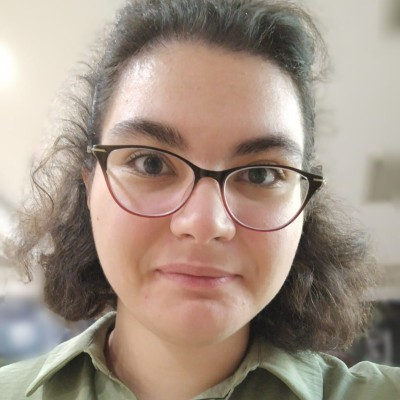
#> input picture 1702829106037.jpg, 400 x 400 px
$ python 'bitwise operations && masking.py'
#> lines starting #> are read from the running program, lines starting #| are printed output that depends on the picture; after the words box and inside, x2 and y2 are one past the last pixel; in counts of white or black regions, pixels touching at a corner belong together
import cv2 as cv
import numpy as np

# draw 2 images of square and a circle
blank = np.zeros((400,400),dtype='uint8')
rectangle = cv.rectangle(blank.copy(),(30,30),(370,370),255,-1)
circle = cv.circle(blank.copy(),(200,200),180,255,-1)
cv.imshow("Rectagle",rectangle)
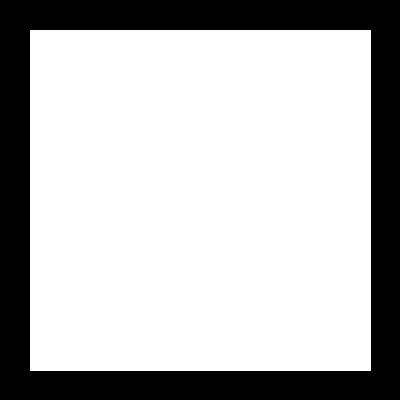
#> window 'Rectagle': shape (400, 400); 72.7% white; 1 black region, box (x1, y1, x2, y2) and area: (0, 0, 400, 400) 43719
cv.imshow("Circle", circle)
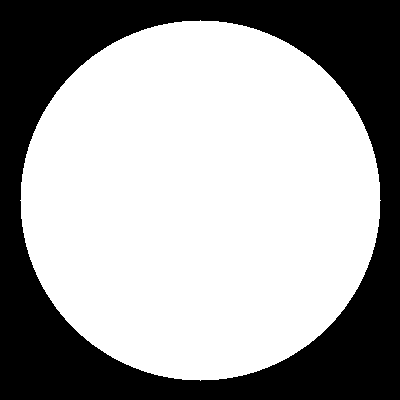
#> window 'Circle': shape (400, 400); 63.6% white; 1 black region, box (x1, y1, x2, y2) and area: (0, 0, 400, 400) 58235

# bitwise AND
img_and = cv.bitwise_and(rectangle,circle)
cv.imshow("AND", img_and)
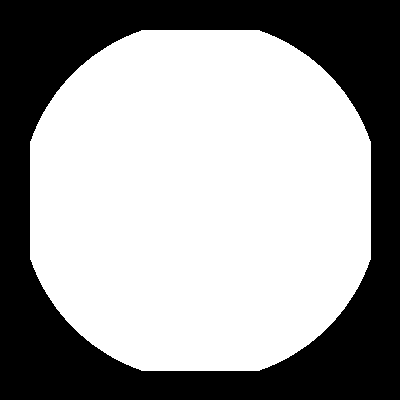
#> window 'AND': shape (400, 400); 61.8% white; 1 black region, box (x1, y1, x2, y2) and area: (0, 0, 400, 400) 61147

# bitwise OR
img_or = cv.bitwise_or( rectangle,circle)
cv.imshow("OR", img_or)
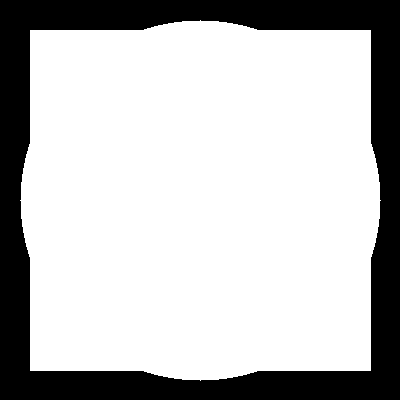
#> window 'OR': shape (400, 400); 74.5% white; 1 black region, box (x1, y1, x2, y2) and area: (0, 0, 400, 400) 40807

# bitwise XOR
img_xor = cv.bitwise_xor(rectangle,circle)
cv.imshow("XOR", img_xor)
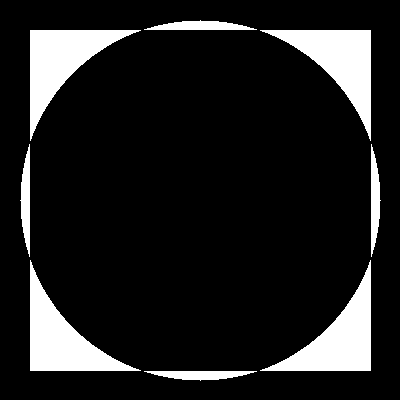
#> window 'XOR': shape (400, 400); 12.7% white; 8 white regions, largest, box (x1, y1, x2, y2) and area: (30, 30, 141, 141) 4357, (260, 30, 371, 141) 4357, (30, 260, 141, 371) 4357

# bitwise NOT
img_not = cv.bitwise_not(circle)
cv.imshow("NOT", img_not)

#MASK
img =cv.imread('1702829106037.jpg')
#> img is the input picture: shape (400, 400, 3); mean B, G, R 134.2, 147.6, 163.8
def masked(img):
    blank = np.zeros(img.shape[:2],dtype='uint8')
    circle = cv.circle(blank,(img.shape[1]//2+80,img.shape[0]//2-100), 100, 255,-1)
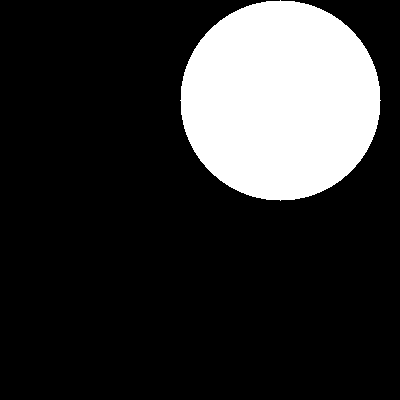
#> blank: shape (400, 400); 19.6% white; 1 white region, box (x1, y1, x2, y2) and area: (180, 0, 381, 201) 31417
    masked_img = cv.bitwise_and(img,img,mask=circle)
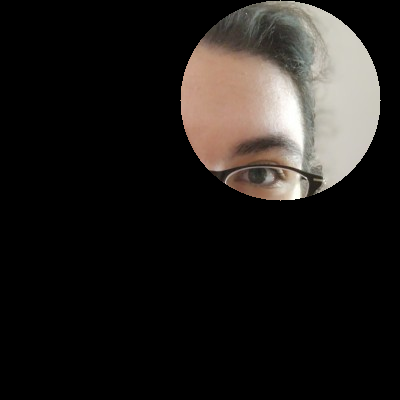
#> masked_img: shape (400, 400, 3); mean B, G, R 27.1, 29.6, 32.6
    return masked_img
cv.imshow("Masked",masked(img))

cv.waitKey(0)
cv.destroyAllWindows()
